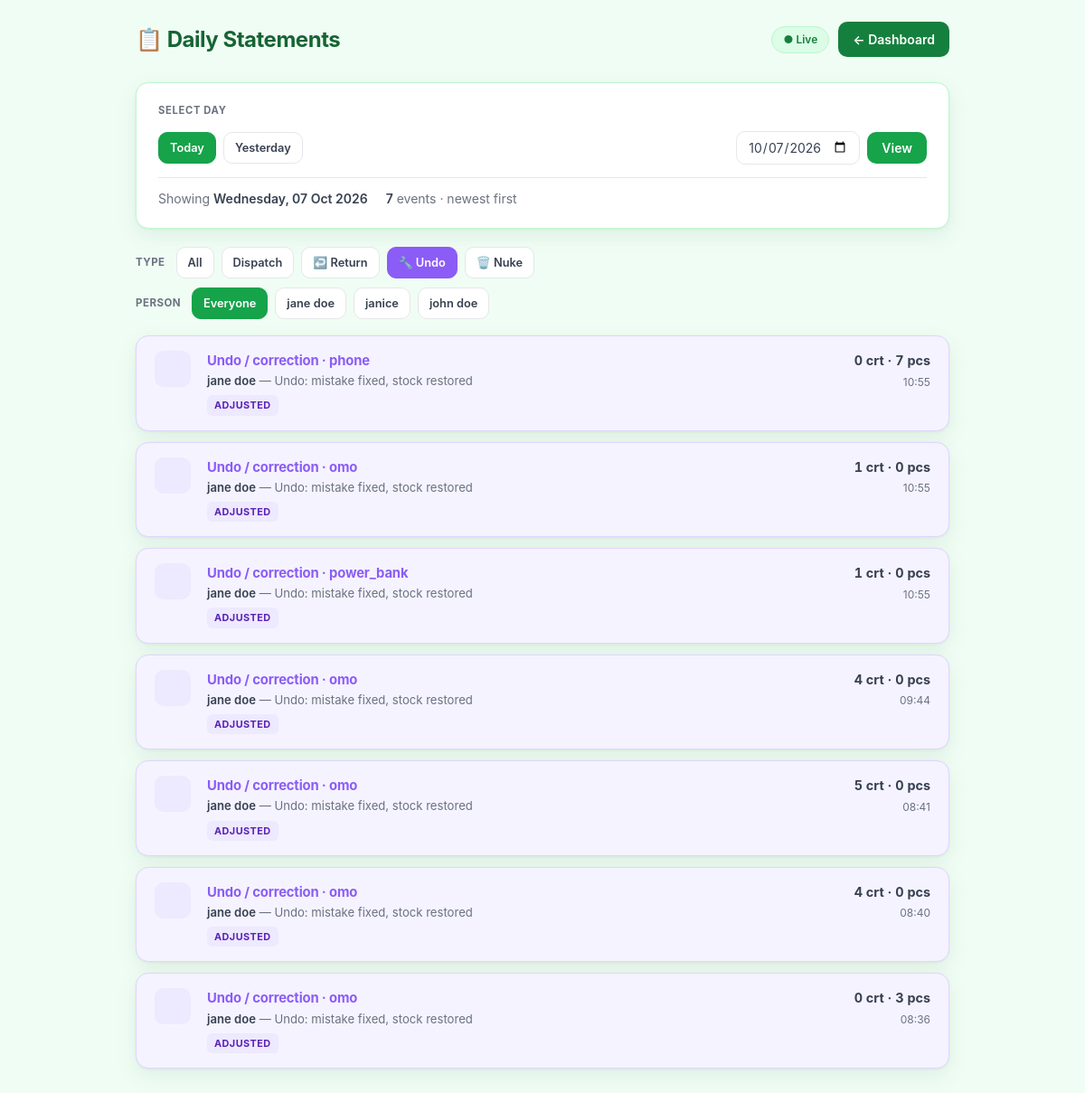
Screenshot of /statements/?date=2026-10-07&event=correction (signed in) with the database file from the repository.
### main/models.py (models this page shows, shortened)
class ActivityLog(models.Model):
    shop = models.ForeignKey(Shop, on_delete=models.CASCADE, null=True, blank=True)
    DISPATCH = "dispatch"
    RETURN = "return"
    CORRECTION = "correction"
    DELETE = "delete"
    EVENT_CHOICES = [
        (DISPATCH, "Dispatched Out"), (RETURN, "Returned — Not Sold"),
        (CORRECTION, "Correction"), (DELETE, "Deleted Mistake"),
    ]
    created_at = models.DateTimeField(auto_now_add=True)
    business_date = models.DateField(db_index=True)
    event_type = models.CharField(max_length=20, choices=EVENT_CHOICES, db_index=True)
    promoter_name = models.CharField(max_length=100)
    product_name = models.CharField(max_length=200)
    cartons = models.IntegerField(default=0)
    pieces = models.IntegerField(default=0)
    cash_amount = models.DecimalField(max_digits=10, decimal_places=2, default=0)
    label = models.CharField(max_length=255, blank=True)
    class Meta:
        ordering = ["-created_at"]

### main/views.py (the view)
# urls.py: path('statements/', statements, name='statements'),
def statements(request):
    shop = get_active_shop(request)
    if not shop: return redirect("setup_shop")
    date_str = request.GET.get("date", "").strip()
    if date_str:
        try: selected = date.fromisoformat(date_str)
        except ValueError: selected = date.today()
    else: selected = date.today()
    event_filter = request.GET.get("event", "").strip()
    promoter_filter = request.GET.get("promoter", "").strip()
    logs_qs = ActivityLog.objects.filter(shop=shop, business_date=selected)
    promoter_names = list(logs_qs.order_by("promoter_name").values_list("promoter_name", flat=True).distinct())
    if event_filter in ("dispatch", "return", "correction", "delete"): logs_qs = logs_qs.filter(event_type=event_filter)
    if promoter_filter: logs_qs = logs_qs.filter(promoter_name=promoter_filter)
    logs = logs_qs.order_by("-created_at")
    today = date.today()
    yesterday = today - timedelta(days=1)
    context = {
        "selected_date": selected, "selected_date_str": selected.isoformat(),
        "today_str": today.isoformat(), "yesterday_str": yesterday.isoformat(),
        "is_today": selected == today, "logs": logs, "entry_count": logs.count(),
        "promoter_names": promoter_names, "event_filter": event_filter, "promoter_filter": promoter_filter,
    }
    return render(request, "main/statement.html", context)

### main/views.py (called while the page is built)
def get_active_shop(request):
    shop_id = request.session.get("active_shop_id")
    if shop_id:
        return Shop.objects.filter(id=shop_id).first()
    return None

### main/templates/main/statement.html (shortened to what this page needs)
<!DOCTYPE html>
<html lang="en">
<head>
</head>
<body>
<div class="wrap">
  <div class="top">
    <h1>📋 Daily Statements</h1>
    <div style="display:flex; align-items:center; gap:10px;">
      {% if is_today %}<span class="live-pill">● Live</span>{% endif %}
      <a href="{% url 'dashboard' %}" class="btn btn-back">← Dashboard</a>
    </div>
  </div>
  <div class="card">
    <h2>Select Day</h2>
    <div class="filter-row">
      <a href="?date={{ today_str }}{% if event_filter %}&event={{ event_filter }}{% endif %}{% if promoter_filter %}&promoter={{ promoter_filter|urlencode }}{% endif %}"
         class="btn btn-chip {% if selected_date_str == today_str %}active{% endif %}">Today</a>
      <a href="?date={{ yesterday_str }}{% if event_filter %}&event={{ event_filter }}{% endif %}{% if promoter_filter %}&promoter={{ promoter_filter|urlencode }}{% endif %}"
         class="btn btn-chip {% if selected_date_str == yesterday_str %}active{% endif %}">Yesterday</a>
      <form method="GET" action="">
        <input type="date" name="date" value="{{ selected_date_str }}" max="{{ today_str }}" onchange="this.form.submit()">
        <button type="submit" class="btn btn-green">View</button>
      </form>
    </div>
    <div class="meta-row">
      <span>Showing <strong>{{ selected_date|date:"l, d M Y" }}</strong></span>
      <span><strong>{{ entry_count }}</strong> event{{ entry_count|pluralize }} · newest first</span>
    </div>
  </div>
  <div class="chip-row">
    <span class="chip-label">Type</span>
    <a href="?date={{ selected_date_str }}{% if promoter_filter %}&promoter={{ promoter_filter|urlencode }}{% endif %}"
       class="btn btn-chip {% if not event_filter %}active{% endif %}">All</a>
    <a href="?date={{ selected_date_str }}&event=dispatch{% if promoter_filter %}&promoter={{ promoter_filter|urlencode }}{% endif %}"
       class="btn btn-chip {% if event_filter == 'dispatch' %}active{% endif %}"> Dispatch</a>
    <a href="?date={{ selected_date_str }}&event=return{% if promoter_filter %}&promoter={{ promoter_filter|urlencode }}{% endif %}"
       class="btn btn-chip {% if event_filter == 'return' %}active-amber{% endif %}">↩️ Return</a>
    <a href="?date={{ selected_date_str }}&event=correction{% if promoter_filter %}&promoter={{ promoter_filter|urlencode }}{% endif %}"
       class="btn btn-chip {% if event_filter == 'correction' %}active-purple{% endif %}">🔧 Undo</a>
    <a href="?date={{ selected_date_str }}&event=delete{% if promoter_filter %}&promoter={{ promoter_filter|urlencode }}{% endif %}"
       class="btn btn-chip {% if event_filter == 'delete' %}active-red{% endif %}">🗑️ Nuke</a>
  </div>
  {% if promoter_names %}
  <div class="chip-row" style="margin-bottom:18px;">
    <span class="chip-label">Person</span>
    <a href="?date={{ selected_date_str }}{% if event_filter %}&event={{ event_filter }}{% endif %}"
       class="btn btn-chip {% if not promoter_filter %}active{% endif %}">Everyone</a>
    {% for name in promoter_names %}
    <a href="?date={{ selected_date_str }}&promoter={{ name|urlencode }}{% if event_filter %}&event={{ event_filter }}{% endif %}"
       class="btn btn-chip {% if promoter_filter == name %}active-blue{% endif %}">{{ name }}</a>
    {% endfor %}
  </div>
  {% endif %}
  {% for log in logs %}
  <div class="log-card
    {% if log.event_type == 'delete' and 'sold/accounted' in log.label %}is-delete-sold
    {% elif log.event_type == 'delete' %}is-delete
    {% elif log.event_type == 'return' %}is-return
    {% elif log.event_type == 'correction' %}is-correction
    {% endif %}">
    <div class="icon-bubble
      {% if log.event_type == 'dispatch' %}icon-dispatch
      {% elif log.event_type == 'return' %}icon-return
      {% elif log.event_type == 'correction' %}icon-correction
      {% elif log.event_type == 'delete' and 'sold/accounted' in log.label %}icon-sold
      {% else %}icon-delete{% endif %}">
    </div>
    <div>
      <div class="log-title">
        {% if log.event_type == 'dispatch' %}Dispatched out
        {% elif log.event_type == 'return' %}Returned — not sold
        {% elif log.event_type == 'correction' %}Undo / correction
        {% elif log.event_type == 'delete' and 'sold/accounted' in log.label %}Sold / accounted
        {% elif log.event_type == 'delete' and 'fully returned' in log.label %}Cleared (fully returned)
        {% else %}Nuked entry{% endif %}
        · {{ log.product_name }}
      </div>
      <div class="log-detail">
        <strong>{{ log.promoter_name }}</strong>
        {% if log.label %} — {{ log.label }}{% endif %}
      </div>
      <span class="badge
        {% if log.event_type == 'dispatch' %}badge-dispatch
        {% elif log.event_type == 'return' %}badge-return
        {% elif log.event_type == 'correction' %}badge-correction
        {% elif log.event_type == 'delete' and 'sold/accounted' in log.label %}badge-sold
        {% else %}badge-delete{% endif %}">
        {% if log.event_type == 'dispatch' %}Issued
        {% elif log.event_type == 'return' %}Unsold / Restored
        {% elif log.event_type == 'correction' %}Adjusted
        {% elif log.event_type == 'delete' and 'sold/accounted' in log.label %}Sold · Not restored
        {% elif log.event_type == 'delete' and 'fully returned' in log.label %}Cleared · Bookkeeping
        {% else %}Removed{% endif %}
      </span>
    </div>
    <div class="log-meta">
      <div class="log-qty">{{ log.cartons }} crt · {{ log.pieces }} pcs</div>
      <div>{{ log.created_at|time:"H:i" }}</div>
    </div>
  </div>
  {% empty %}
  <div class="empty">
    <div class="empty-icon">📭</div>
    <p><strong>No matching events</strong>Try another day, clear filters, or log activity on the dashboard.</p>
  </div>
  {% endfor %}
</div>
</body>
</html>

### main/templates/main/statement.html (style rules this page uses)
:root { --g-50:#f0fdf4; --g-100:#dcfce7; --g-200:#bbf7d0; --g-500:#22c55e; --g-600:#16a34a; --g-700:#15803d; --g-800:#166534; --white:#ffffff; --gray-50:#f9fafb; --gray-100:#f3f4f6; --gray-200:#e5e7eb; --gray-400:#9ca3af; --gray-500:#6b7280; --gray-700:#374151; --red:#ef4444; --amber:#f59e0b; --blue:#3b82f6; --purple:#8b5cf6; --radius:14px; --shadow:0 1px 3px rgba(20,83,45,0.06), 0 8px 24px rgba(20,83,45,0.08); }
* { box-sizing:border-box; margin:0; padding:0; }
body { font-family: "Inter", system-ui, -apple-system, sans-serif; background: var(--g-50); color: var(--gray-700); line-height: 1.5; min-height: 100vh; padding: 24px 20px 60px; }
.wrap { max-width: 900px; margin: 0 auto; }
.top { display: flex; justify-content: space-between; align-items: center; margin-bottom: 28px; gap: 16px; flex-wrap: wrap; }
.top h1 { font-size: 1.5rem; font-weight: 700; color: var(--g-800); letter-spacing: -0.02em; display: flex; align-items: center; gap: 10px; }
.btn { display: inline-flex; align-items: center; gap: 6px; border: none; border-radius: 10px; padding: 9px 16px; font-size: 0.875rem; font-weight: 600; cursor: pointer; text-decoration: none; transition: all 0.15s; font-family: inherit; }
.btn-back { background: var(--g-700); color: white; }
.btn-green { background: var(--g-600); color: white; }
.btn-chip { background: var(--white); color: var(--gray-700); border: 1.5px solid var(--gray-200); padding: 7px 12px; font-size: 0.8rem; }
.btn-chip.active { background: var(--g-600); color: white; border-color: var(--g-600); }
.btn-chip.active-purple { background: var(--purple); color: white; border-color: var(--purple); }
.live-pill { background: var(--g-100); color: var(--g-700); font-size: 0.75rem; font-weight: 600; padding: 5px 12px; border-radius: 999px; border: 1px solid var(--g-200); }
.card { background: var(--white); border-radius: var(--radius); box-shadow: var(--shadow); border: 1px solid var(--g-200); padding: 22px 24px; margin-bottom: 20px; }
.card h2 { font-size: 0.7rem; font-weight: 700; text-transform: uppercase; letter-spacing: 0.06em; color: var(--gray-500); margin-bottom: 14px; }
.filter-row { display: flex; flex-wrap: wrap; align-items: center; gap: 8px; }
.filter-row form { display: flex; align-items: center; gap: 8px; margin-left: auto; }
.filter-row input[type="date"] { border: 1.5px solid var(--gray-200); border-radius: 10px; padding: 8px 12px; font-size: 0.875rem; font-family: inherit; color: var(--gray-700); background: var(--white); outline: none; }
.meta-row { display: flex; flex-wrap: wrap; gap: 20px; margin-top: 14px; padding-top: 12px; border-top: 1px solid var(--gray-200); font-size: 0.875rem; color: var(--gray-500); }
.meta-row strong { color: var(--gray-700); font-weight: 600; }
.chip-row { display: flex; flex-wrap: wrap; gap: 8px; margin-bottom: 10px; align-items: center; }
.chip-label { font-size: 0.72rem; font-weight: 700; text-transform: uppercase; letter-spacing: 0.04em; color: var(--gray-500); margin-right: 4px; }
.log-card { background: var(--white); border-radius: var(--radius); box-shadow: var(--shadow); border: 1px solid var(--g-200); padding: 16px 20px; margin-bottom: 12px; display: grid; grid-template-columns: 44px 1fr auto; gap: 14px; align-items: start; transition: border-color 0.15s; }
.log-card.is-correction { border-color: #ddd6fe; background: #f5f3ff; }
.icon-bubble { width: 40px; height: 40px; border-radius: 10px; display: flex; align-items: center; justify-content: center; font-size: 1.1rem; flex-shrink: 0; }
.icon-correction { background: #ede9fe; }
.log-title { font-weight: 650; font-size: 0.925rem; color: var(--gray-900); margin-bottom: 2px; letter-spacing: -0.01em; }
.log-card.is-correction .log-title { color: var(--purple); }
.log-detail { font-size: 0.82rem; color: var(--gray-500); line-height: 1.45; }
.log-detail strong { color: var(--gray-700); font-weight: 600; }
.badge { display: inline-block; font-size: 0.68rem; font-weight: 700; text-transform: uppercase; letter-spacing: 0.04em; padding: 3px 8px; border-radius: 6px; margin-top: 6px; }
.badge-correction { background: #ede9fe; color: #5b21b6; }
.log-meta { text-align: right; font-size: 0.75rem; color: var(--gray-500); white-space: nowrap; }
.log-qty { font-weight: 700; font-size: 0.9rem; color: var(--gray-700); margin-bottom: 4px; font-variant-numeric: tabular-nums; }

### rows the page displays
ActivityLog: event_type "Undo / correction", product_name "phone", promoter_name "jane doe", label "Undo: mistake fixed, stock restored", cartons "0", pieces "7", created_at "10:55"
ActivityLog: event_type "Undo / correction", product_name "omo", promoter_name "jane doe", label "Undo: mistake fixed, stock restored", cartons "1", pieces "0", created_at "10:55"
ActivityLog: event_type "Undo / correction", product_name "power_bank", promoter_name "jane doe", label "Undo: mistake fixed, stock restored", cartons "1", pieces "0", created_at "10:55"
ActivityLog: event_type "Undo / correction", product_name "omo", promoter_name "jane doe", label "Undo: mistake fixed, stock restored", cartons "4", pieces "0", created_at "09:44"
ActivityLog: event_type "Undo / correction", product_name "omo", promoter_name "jane doe", label "Undo: mistake fixed, stock restored", cartons "5", pieces "0", created_at "08:41"
ActivityLog: event_type "Undo / correction", product_name "omo", promoter_name "jane doe", label "Undo: mistake fixed, stock restored", cartons "4", pieces "0", created_at "08:40"
ActivityLog: event_type "Undo / correction", product_name "omo", promoter_name "jane doe", label "Undo: mistake fixed, stock restored", cartons "0", pieces "3", created_at "08:36"

### other values shown
{{ selected_date|date:"l, d M Y" }} "Wednesday, 07 Oct 2026"
{{ entry_count }} "7"
{{ name }} "jane doe" "janice" "john doe"
